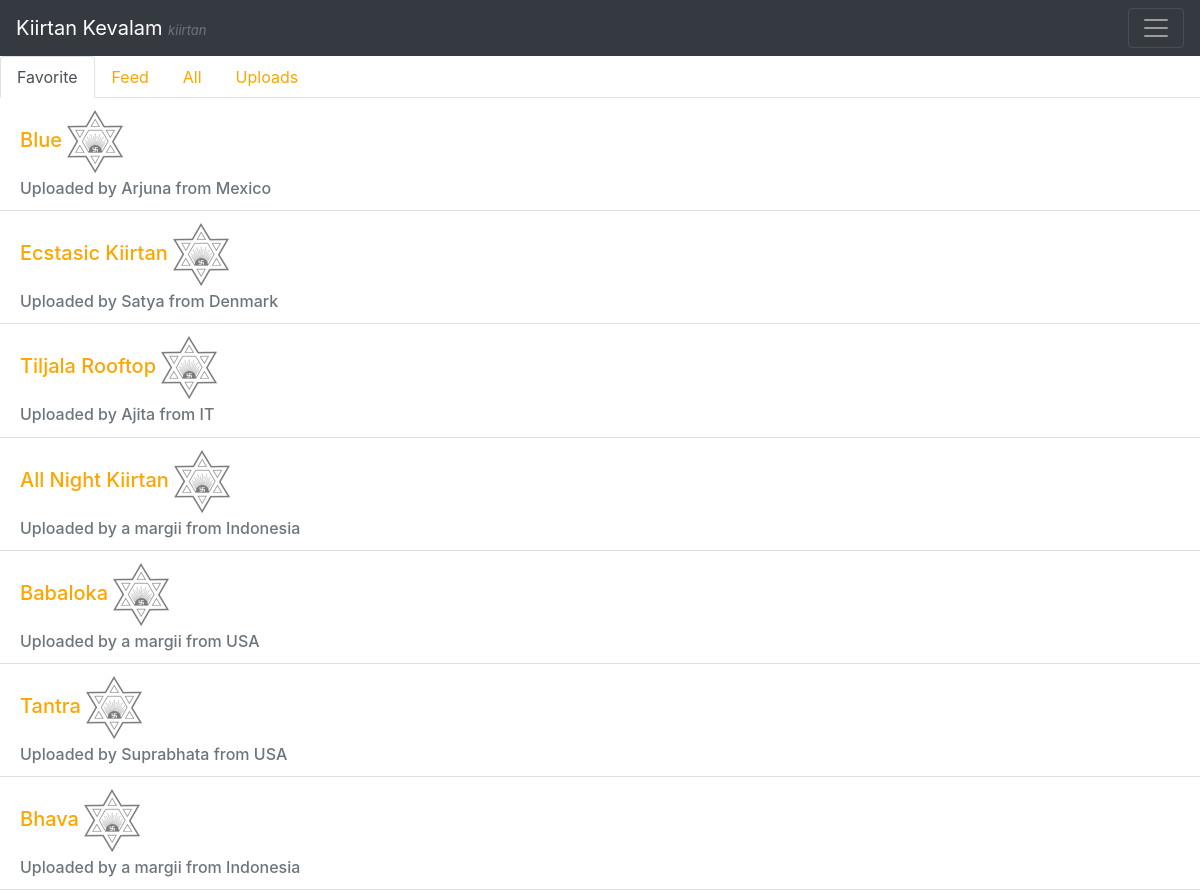
/kiirtanfeed/, run on the app's committed database.
### Song/models.py (models this page shows, shortened)
class Song(models.Model):
    title          = models.CharField(max_length=120)
    SONG_TYPES     = (
        ('KI', 'Kiirtan'),
        ('PS', 'Prabhat Samgiita'),
        ('BH', 'Bhajan'),
    )
    type           = models.CharField(max_length=30, choices=SONG_TYPES)
    capo           = models.PositiveIntegerField(blank=True, null=True)
    description    = models.TextField(blank=True)
    uploader       = models.ForeignKey('Profile', null=True, on_delete=models.SET_NULL)
    written_by     = models.CharField(max_length=50, blank=True)
    song_text      = models.TextField(blank=True)
    audio_file_path = models.FilePathField(path=None, match=None, max_length=100)
    upload_date    = models.DateField(auto_now=False, auto_now_add=True)
    edit_date      = models.DateField(auto_now=True, auto_now_add=False)

class Profile(models.Model):
    user          = models.OneToOneField(User,on_delete=models.CASCADE)
    sanskrit_name = models.CharField(max_length=100)
    country       = CountryField(max_length=50)
    city          = models.CharField(max_length=50, blank=True, null=True)
    profile_pic = models.ImageField(upload_to='profile_pics',blank=True)
    liked_songs   = models.ManyToManyField(Song, related_name="liked_songs", through='IsFavourite', null=True)

### Song/views.py (the view)
# urls.py: path('kiirtanfeed/', kiirtanfeed_view),
def kiirtanfeed_view(request):
    global kiirtanContext
    return render(request,"kiirtanfeed.html",kiirtanContext)

### Templates/kiirtanfeed.html (shortened to what this page needs)
{% extends "kiirtanfav.html" %}
{% block renderkiirtans %}
  {% include 'renderer.html' with songlist=allKiirtan%}
{% endblock renderkiirtans %}

### Templates/listitem.html
{% load static %}
<div class="songlist-element">
    <li class="list-group-item">
        <h5 class="card-title"> <a href="#">{{ song.title }}</a>
            {% if song not in user.profile.liked_songs.all %}
                <a href="{% url 'add-song-view' id=song.pk %}">
                    <img id="grey-pratik" src="{% static 'resources/img/pratik.png' %}" alt="">
                </a>
            {% else %}
                <a href="{% url 'delete-song-view' id=song.pk %}">
                    <img id="grey-pratik" src="{% static 'resources/img/pratik.png' %}" alt="">
                </a>
            {% endif %}
        </h5>
        <h6 class="card-subtitle mt-10 text-muted">Uploaded by
            {% firstof song.uploader.sanskrit_name song.uploader.name "a margii"%} from {{ song.uploader.country }}</h6>
    </li>
</div>

### static/resources/css/custom.css (style rules this page uses)
.list-group-item { border-top: 0px solid rebeccapurple; }

### data on the page
Song: title "Blue", uploader.sanskrit_name "Arjuna", uploader.country "Mexico"
Song: title "Ecstasic Kiirtan", uploader.sanskrit_name "Satya", uploader.country "Denmark"
Song: title "Tiljala Rooftop", uploader.sanskrit_name "Ajita", uploader.country "IT"
Song: title "All Night Kiirtan", uploader.sanskrit_name "a margii", uploader.country "Indonesia"
Song: title "Babaloka", uploader.sanskrit_name "a margii", uploader.country "USA"
Song: title "Tantra", uploader.sanskrit_name "Suprabhata", uploader.country "USA"
Song: title "Bhava", uploader.sanskrit_name "a margii", uploader.country "Indonesia"

### other printed values
{{ typeintitle }} "kiirtan"
